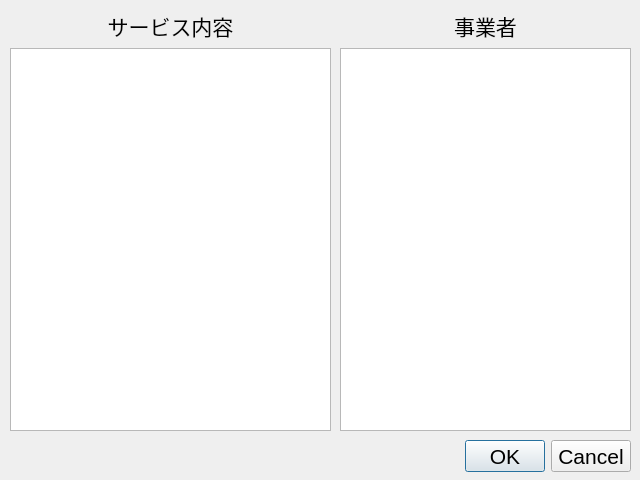
<?xml version="1.0" encoding="UTF-8"?>
<ui version="4.0">
 <class>select_service_dialog</class>
 <widget class="QDialog" name="select_service_dialog">
  <property name="geometry">
   <rect>
    <x>0</x>
    <y>0</y>
    <width>640</width>
    <height>480</height>
   </rect>
  </property>
  <property name="font">
   <font>
    <pointsize>16</pointsize>
   </font>
  </property>
  <property name="windowTitle">
   <string>Dialog</string>
  </property>
  <widget class="QDialogButtonBox" name="buttonBox">
   <property name="geometry">
    <rect>
     <x>10</x>
     <y>440</y>
     <width>621</width>
     <height>32</height>
    </rect>
   </property>
   <property name="orientation">
    <enum>Qt::Horizontal</enum>
   </property>
   <property name="standardButtons">
    <set>QDialogButtonBox::Cancel|QDialogButtonBox::Ok</set>
   </property>
  </widget>
  <widget class="QWidget" name="verticalLayoutWidget">
   <property name="geometry">
    <rect>
     <x>10</x>
     <y>10</y>
     <width>321</width>
     <height>421</height>
    </rect>
   </property>
   <layout class="QVBoxLayout" name="verticalLayout">
    <item>
     <widget class="QLabel" name="label">
      <property name="font">
       <font>
        <pointsize>16</pointsize>
       </font>
      </property>
      <property name="text">
       <string>サービス内容</string>
      </property>
      <property name="alignment">
       <set>Qt::AlignCenter</set>
      </property>
     </widget>
    </item>
    <item>
     <widget class="QListWidget" name="service_list"/>
    </item>
   </layout>
  </widget>
  <widget class="QWidget" name="verticalLayoutWidget_2">
   <property name="geometry">
    <rect>
     <x>340</x>
     <y>10</y>
     <width>291</width>
     <height>421</height>
    </rect>
   </property>
   <layout class="QVBoxLayout" name="verticalLayout_2">
    <item>
     <widget class="QLabel" name="label_2">
      <property name="text">
       <string>事業者</string>
      </property>
      <property name="alignment">
       <set>Qt::AlignCenter</set>
      </property>
     </widget>
    </item>
    <item>
     <widget class="QListView" name="listView"/>
    </item>
   </layout>
  </widget>
 </widget>
 <resources/>
 <connections>
  <connection>
   <sender>buttonBox</sender>
   <signal>accepted()</signal>
   <receiver>select_service_dialog</receiver>
   <slot>accept()</slot>
   <hints>
    <hint type="sourcelabel">
     <x>248</x>
     <y>254</y>
    </hint>
    <hint type="destinationlabel">
     <x>157</x>
     <y>274</y>
    </hint>
   </hints>
  </connection>
  <connection>
   <sender>buttonBox</sender>
   <signal>rejected()</signal>
   <receiver>select_service_dialog</receiver>
   <slot>reject()</slot>
   <hints>
    <hint type="sourcelabel">
     <x>316</x>
     <y>260</y>
    </hint>
    <hint type="destinationlabel">
     <x>286</x>
     <y>274</y>
    </hint>
   </hints>
  </connection>
 </connections>
</ui>
